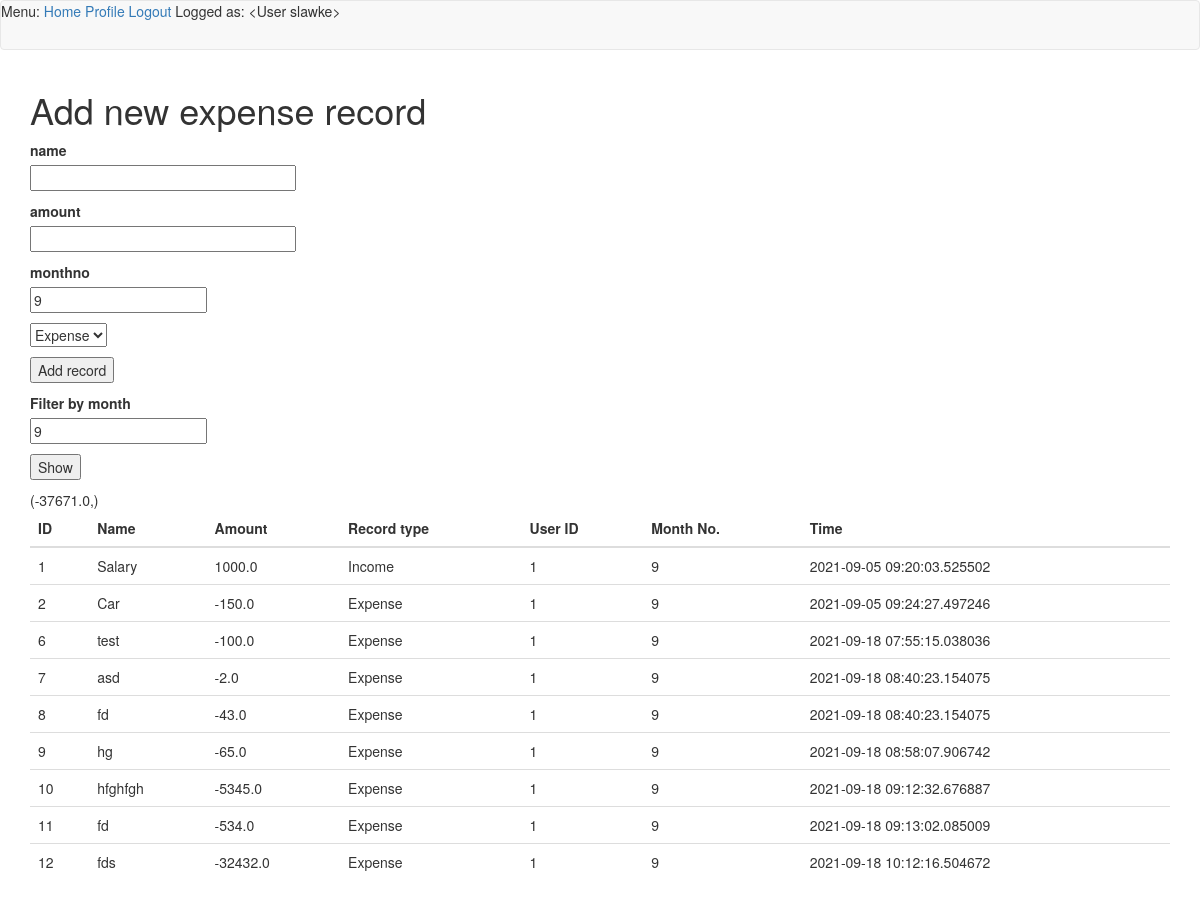
The app's page /add (signed in) with its own data.
### app/models.py (models this page shows, shortened)
class User(UserMixin, db.Model):
    id = db.Column(db.Integer, primary_key=True)
    username = db.Column(db.String(64), index=True, unique=True)
    email = db.Column(db.String(120), index=True, unique=True)
    password_hash = db.Column(db.String(128))
    posts = db.relationship('Post', backref='author', lazy='dynamic')
    def __repr__(self):
        return '<User {}>'.format(self.username)

class Expenses(db.Model):
    id = db.Column(db.Integer, primary_key=True)
    name = db.Column(db.String)
    amount = db.Column(db.String(140))
    monthno = db.Column(db.String, default=str(datetime.utcnow().strftime("%m")))
    timestamp = db.Column(db.DateTime, index=True, default=datetime.utcnow())
    user_id = db.Column(db.String, db.ForeignKey('user.id')) #nullable=False eventually try
    exorin = db.Column(db.String)
    user_nick = db.relationship('User', backref=db.backref('users', lazy=True))

### app/routes.py (the view, shortened to what this page needs)
@app.route('/add', methods=['GET'])
def show():
    monthform = MonthChooseForm()
    form = ExpensesForm()
    choosed = monthform.choosemonth.data
    exp = Expenses.query.filter(Expenses.monthno == choosed)
    summary = (Expenses.query.with_entities(func.sum(Expenses.amount)).filter(Expenses.monthno == choosed)[0])
    return render_template('add.html', title='Add', exp=exp, summary=summary, form=form, monthform=monthform)

### app/forms.py
class MonthChooseForm(FlaskForm):
    choosemonth = IntegerField('Filter by month', default=datetime.utcnow().strftime("%m"))
    show = SubmitField('Show')

class ExpensesForm(FlaskForm):
    name = StringField('name', validators=[DataRequired()])
    amount = FloatField('amount', validators=[DataRequired()])
    monthno = IntegerField('monthno', default = datetime.utcnow().strftime("%m"))
    exorin = SelectField(u'Expense or Income', choices=[('Expense', 'Expense'), ('Income', 'Income')])
    add = SubmitField('Add record')

### app/models.py (called while the page is built)
@login.user_loader
def load_user(id):
    return User.query.get(int(id))

### app/templates/add.html (shortened to what this page needs)
{% extends "base.html" %}
{% block app_content %}
<body>
    <h1>Add new expense record</h1>
    <form action="" method="post" novalidate>
        <p>
            {{ form.name.label }}<br>
            {{ form.name(size=32) }}
        </p>
        <p>
            {{ form.amount.label }}<br>
            {{ form.amount(size=32) }}
        </p>
        <p>
            {{ form.monthno.label }}<br>
            {{ form.monthno(size=32) }}
        </p>
        <p>{{ form.exorin() }}</p>
        <p>{{ form.add() }}</p>
    </form>
    <form action="" method="post" novalidate>
        <p>
            {{ monthform.choosemonth.label }}<br>
            {{ monthform.choosemonth() }}
        </p>
        <p>{{ monthform.show() }}</p>
    </form>
<table class="table table-sm ">
    <thead>
    <tr>
        <th>ID</th>
        <th>Name</th>
        <th>Amount</th>
        <th>Record type</th>
        <th>User ID</th>
        <th>Month No.</th>
        <th>Time</th>
    </tr>
    {% for expenses in exp %}
    <tr>
        <td>{{ expenses.id }} </a></td>
        <td>{{ expenses.name }}</td>
        <td>{{ expenses.amount }}</td>
        <td>{{ expenses.exorin }}</td>
        <td>{{ expenses.user_id }}</td>
        <td>{{ expenses.monthno }}</td>
        <td>{{ expenses.timestamp }}</td>
    </tr>
    {% endfor %}
    </thead>
</table>
</body>
{% endblock %}

### app/templates/base.html (shortened to what this page needs)
{% extends 'bootstrap/base.html' %}
{% block navbar %}
    <nav class="navbar navbar-default">
        <div>
            Menu:
            <a href="{{ url_for('index') }}">Home</a>
            {% if current_user.is_anonymous %}
            <a href="{{ url_for('login') }}">Login</a>
            <a href="{{ url_for('register') }}">Register</a>
            {% else %}
            <a href="{{ url_for('user', username=current_user.username) }}">Profile</a>
            <a href="{{ url_for('logout') }}">Logout</a>
            {% endif %}
            Logged as: {{ current_user }}
        </div>
    </nav>
{% endblock %}
{% block content %}
    <div class="container">
        {% block app_content %}{% endblock %}
    </div>
{% endblock %}

### records on screen
User: username "<User slawke>"
Expenses: id "1", name "Salary", amount "1000.0", exorin "Income", user_id "1", monthno "9", timestamp "2021-09-05 09:20:03.525502"
Expenses: id "2", name "Car", amount "-150.0", exorin "Expense", user_id "1", monthno "9", timestamp "2021-09-05 09:24:27.497246"
Expenses: id "6", name "test", amount "-100.0", exorin "Expense", user_id "1", monthno "9", timestamp "2021-09-18 07:55:15.038036"
Expenses: id "7", name "asd", amount "-2.0", exorin "Expense", user_id "1", monthno "9", timestamp "2021-09-18 08:40:23.154075"
Expenses: id "8", name "fd", amount "-43.0", exorin "Expense", user_id "1", monthno "9", timestamp "2021-09-18 08:40:23.154075"
Expenses: id "9", name "hg", amount "-65.0", exorin "Expense", user_id "1", monthno "9", timestamp "2021-09-18 08:58:07.906742"
Expenses: id "10", name "hfghfgh", amount "-5345.0", exorin "Expense", user_id "1", monthno "9", timestamp "2021-09-18 09:12:32.676887"
Expenses: id "11", name "fd", amount "-534.0", exorin "Expense", user_id "1", monthno "9", timestamp "2021-09-18 09:13:02.085009"
Expenses: id "12", name "fds", amount "-32432.0", exorin "Expense", user_id "1", monthno "9", timestamp "2021-09-18 10:12:16.504672"

### other values on screen
{{ monthform.choosemonth.label }} "Filter by month"
